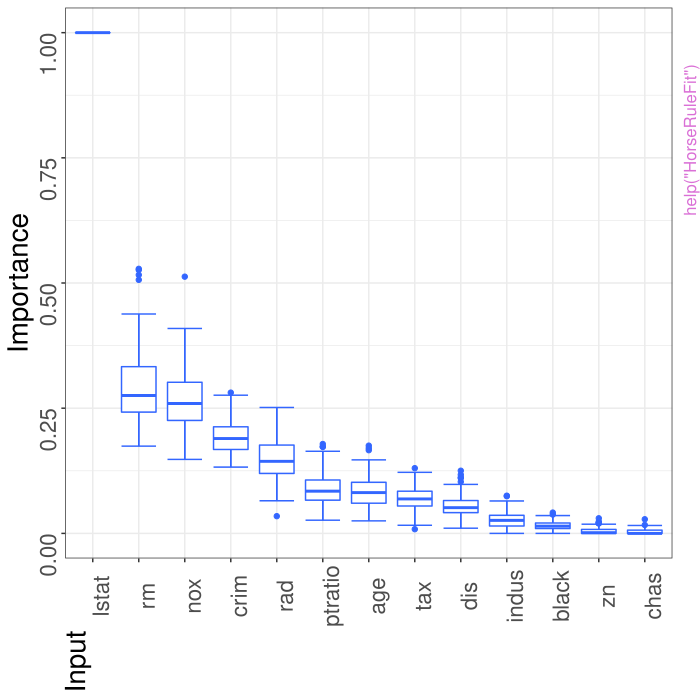

Here is the R script that generated this plot:
pkgname <- "horserule"
source(file.path(R.home("share"), "R", "examples-header.R"))
options(warn = 1)
library('horserule')

base::assign(".oldSearch", base::search(), pos = 'CheckExEnv')
base::assign(".old_wd", base::getwd(), pos = 'CheckExEnv')
cleanEx()
nameEx("HorseRuleFit")
### * HorseRuleFit

flush(stderr()); flush(stdout())

### Name: HorseRuleFit
### Title: Horseshoe RuleFit
### Aliases: HorseRuleFit

### ** Examples

library(MASS)
library(horserule)
data(Boston)
# Split in train and test data
N = nrow(Boston)
train = sample(1:N, 400)
Xtrain = Boston[train,-14]
ytrain = Boston[train, 14]
Xtest = Boston[-train, -14]
ytest = Boston[-train, 14]

# Run the HorseRuleFit with 100 trees
# Increase Number of trees and the number of posterior samples for better modelfit
hrres = HorseRuleFit(X = Xtrain, y=ytrain,
                    thin=1, niter=100, burnin=10,
                    L=5, S=6, ensemble = "both", mix=0.3, ntree=100,
                    intercept=FALSE, linterms=1:13, ytransform = "log",
                    alpha=1, beta=2, linp = 1, restricted = 0)

# Calculate the error
pred = predict(hrres, Xtest, burnin=100, postmean=TRUE)
sqrt(mean((pred-ytest)^2))

# Look at the most important rules/linear effects.
importance_hs(hrres)

# Look at the input variable importance.
Variable_importance(hrres, var_names=colnames(Xtrain))



cleanEx()
nameEx("Variable_importance")
### * Variable_importance

flush(stderr()); flush(stdout())

### Name: Variable_importance
### Title: Variable Importance plot
### Aliases: Variable_importance

### ** Examples

#Fit HorseRuleFit
x = matrix(rnorm(5000), ncol=10)
y = apply(x,1,function(x)sum(x[1:5])+rnorm(1))
hrres = HorseRuleFit(X = x, y=y,
                     thin=1, niter=100, burnin=10,
                     L=5, S=6, ensemble = "both", mix=0.3, ntree=100,
                     intercept=FALSE, linterms=1:10,
                     alpha=1, beta=2, linp = 1, restricted = 0)
Variable_importance(hrres)



cleanEx()
nameEx("convergence_plot")
### * convergence_plot

flush(stderr()); flush(stdout())

### Name: convergence_plot
### Title: convergence_plot
### Aliases: convergence_plot

### ** Examples

library(MASS)
data(Boston)
#Split in train and test data
N = nrow(Boston)
train = sample(1:N, 400)
Xtrain = Boston[train,-14]
ytrain = Boston[train, 14]
Xtest = Boston[-train, -14]
ytest = Boston[-train, 14]

hrres = HorseRuleFit(X = Xtrain, y=ytrain,
                    thin=1, niter=100, burnin=10,
                    L=5, S=6, ensemble = "both", mix=0.3, ntree=100,
                    intercept=FALSE, linterms=1:13, ytransform = "log",
                    alpha=1, beta=2, linp = 1, restricted = 0)

#Check the model convergence out of sample
convergence_plot(hrres, Xtest, ytest, burnin = 10)



cleanEx()
nameEx("hs")
### * hs

flush(stderr()); flush(stdout())

### Name: hs
### Title: Horseshoe regression Gibbs-sampler
### Aliases: hs

### ** Examples

x = matrix(rnorm(1000), ncol=10)
y = apply(x,1,function(x)sum(x[1:5])+rnorm(1))
hsmod = hs(X=x, y=y, niter=100)



cleanEx()
nameEx("importance_hs")
### * importance_hs

flush(stderr()); flush(stdout())

### Name: importance_hs
### Title: Most important Rules/terms
### Aliases: importance_hs

### ** Examples

library(MASS)
library(horserule)
data(Boston)
# Split in train and test data
N = nrow(Boston)
train = sample(1:N, 400)
Xtrain = Boston[train,-14]
ytrain = Boston[train, 14]
Xtest = Boston[-train, -14]
ytest = Boston[-train, 14]
hrres = HorseRuleFit(X = Xtrain, y=ytrain,
                    thin=1, niter=100, burnin=10,
                    L=5, S=6, ensemble = "both", mix=0.3, ntree=100,
                    intercept=FALSE, linterms=1:13, ytransform = "log",
                    alpha=1, beta=2, linp = 1, restricted = 0)

#Create an importance table containing the 10 most important rules and linear terms
importance_hs(hrres, k=10)



cleanEx()
nameEx("predict.HorseRulemodel")
### * predict.HorseRulemodel

flush(stderr()); flush(stdout())

### Name: predict.HorseRulemodel
### Title: predict.hs
### Aliases: predict.HorseRulemodel

### ** Examples

x = matrix(rnorm(1000), ncol=10)
y = apply(x,1,function(x)sum(x[1:5])+rnorm(1))
hrresmod = HorseRuleFit(X=x, y=y, niter=100, burnin=10)
#predict training data to obtain the fitted values
predict(hrresmod, x, burnin=10)



### * <FOOTER>
###
cleanEx()
options(digits = 7L)
base::cat("Time elapsed: ", proc.time() - base::get("ptime", pos = 'CheckExEnv'),"\n")
grDevices::dev.off()
###
### Local variables: ***
### mode: outline-minor ***
### outline-regexp: "\\(> \\)?### [*]+" ***
### End: ***
quit('no')
